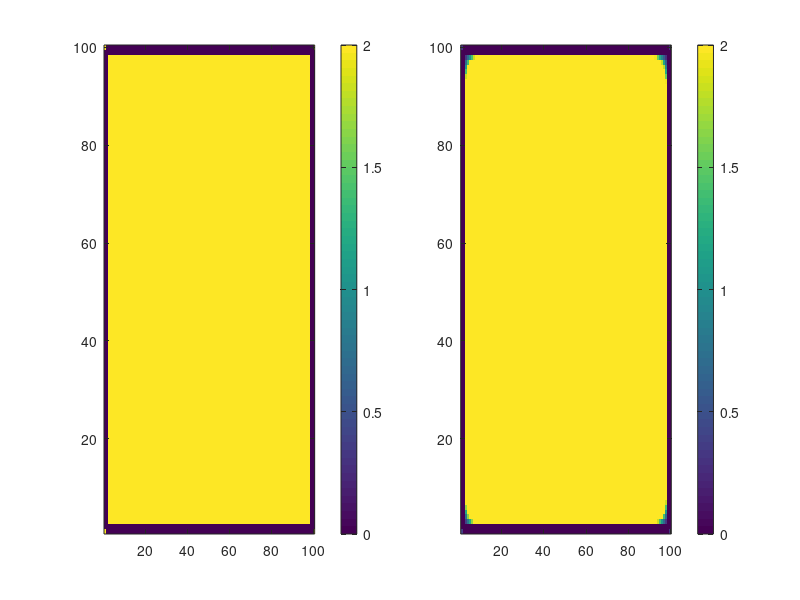

This figure's MATLAB source:
Tmax=500;Xmax=100;
A=zeros(Xmax,Xmax,Tmax);I=zeros(Xmax,Xmax,Tmax);
A(48:52,48:52,1)=1; %AのT=1における初期分布を設定  
dt=0.01;da=20;aa=6;di=0.1;ii=-2;ia=-30;ai=0.5;
for T=1:Tmax        %以下，del2によるAとIの反応拡散の計算
    A(:,:,T+1)=dt*(4*da*del2(A(:,:,T))+aa*A(:,:,T)+ia*I(:,:,T))+A(:,:,T);
    I(:,:,T+1)=dt*(4*di*del2(I(:,:,T))+ii*I(:,:,T)+ai*A(:,:,T))+I(:,:,T);
end
figure('Position',[0 300 1000 400]);    %ウィンドウのサイズと位置は適宜調節する
for T=1:20:Tmax
    subplot(1,2,1);imagesc(A(:,:,T),[0 2]);set(gca,'YDir','normal');colorbar;
    subplot(1,2,2);imagesc(I(:,:,T),[0 2]);set(gca,'YDir','normal');colorbar;
    pause(0.0001);
end

